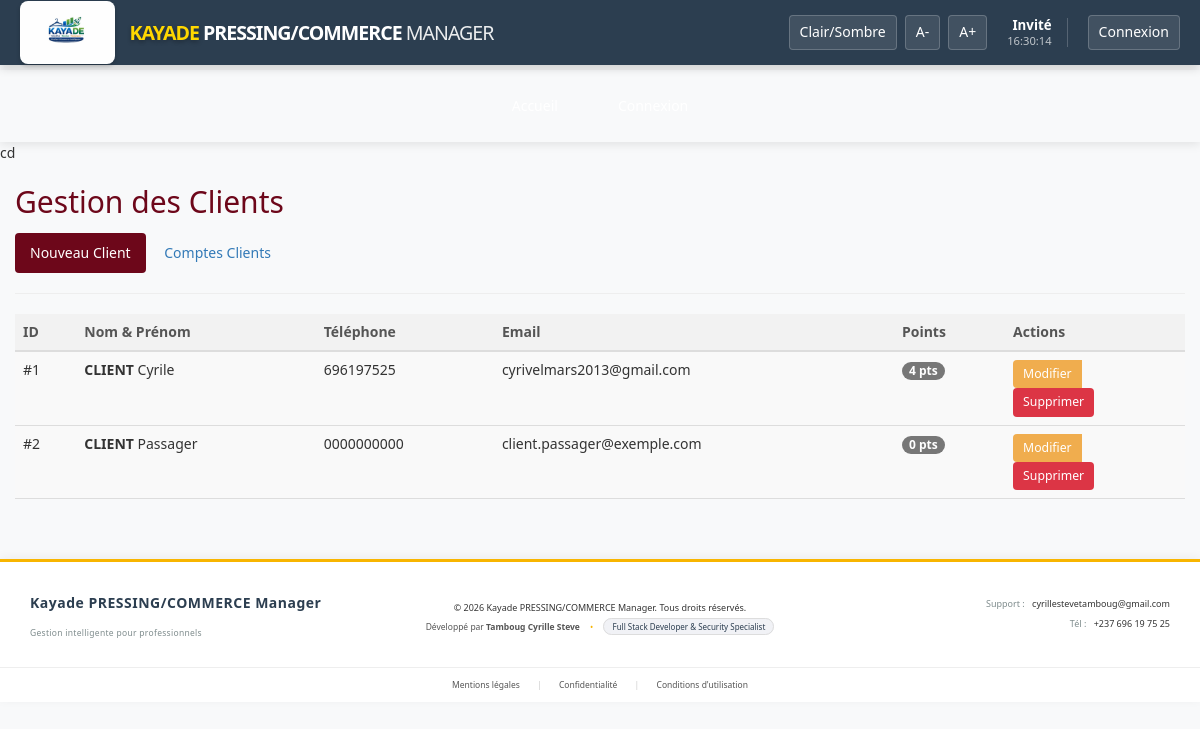
Before: /pages/clients/index.php with the older database file.
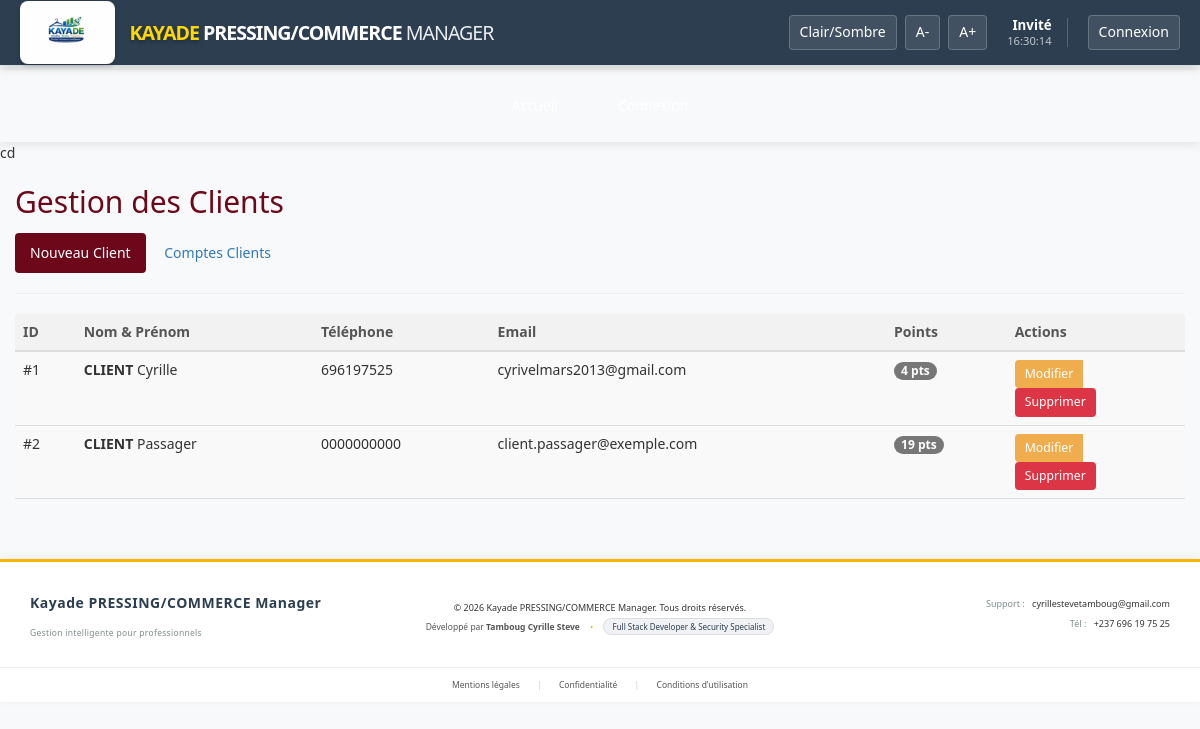
After: the same page with the newer database file.
### tables this page shows
CREATE TABLE `clients` (
  `id_client` int(11) NOT NULL,
  `id_parrain` int(11) DEFAULT NULL,
  `nom_client` varchar(100) NOT NULL,
  `prenom_client` varchar(100) DEFAULT NULL,
  `telephone` varchar(20) NOT NULL,
  `email` varchar(100) DEFAULT NULL,
  `adresse` text DEFAULT NULL,
  `date_inscription` timestamp NOT NULL DEFAULT current_timestamp(),
  `points_fidelite` int(11) DEFAULT 0,
  `remise_speciale` decimal(5,2) DEFAULT 0.00,
  `notes` text DEFAULT NULL,
  `est_actif` tinyint(1) DEFAULT 1,
  `id_agence` int(11) DEFAULT NULL
);

### fonctions/gestion_clients.php (called while the page is built, shortened)
<?php
function listerClients($pdo) {
    try {
        $sql = "SELECT * FROM clients WHERE est_actif = 1 ORDER BY nom_client ASC, prenom_client ASC";
        return $pdo->query($sql)->fetchAll(PDO::FETCH_ASSOC);
    } catch (PDOException $e) {
        error_log("Erreur listerClients : " . $e->getMessage());
        return [];
    }
}

### pages/clients/index.php (the view, shortened to what this page needs)
<?php
require_once '../../fonctions/database.php';
require_once '../../fonctions/gestion_clients.php';
$clients = [];
try {
    $clients = listerClients($pdo);
} catch (Exception $e) {
    $message = "Erreur : " . $e->getMessage();
    $message_type = 'danger';
}
include '../../templates/header.php';
include '../../templates/navigation.php';
?>
<div class="container-fluid mt-4">
    <div class="d-flex justify-content-between align-items-center mb-4">
        <h2><i class="fas fa-users"></i> Gestion des Clients</h2>
        <div>
            <a href="ajouter_client.php" class="btn btn-primary">
                Nouveau Client
            </a>
            <a href="comptes_gestion.php" class="btn btn-outline-secondary">
                Comptes Clients
            </a>
        </div>
    </div>
    <hr>
    <div class="card shadow-sm">
        <div class="card-body p-0">
            <table class="table table-hover table-striped mb-0">
                <thead class="table-dark">
                    <tr>
                        <th class="ps-3">ID</th>
                        <th>Nom & Prénom</th>
                        <th>Téléphone</th>
                        <th>Email</th>
                        <th>Points</th>
                        <th class="text-center">Actions</th>
                    </tr>
                </thead>
                <tbody>
                    <?php if (!empty($clients)): ?>
                        <?php foreach ($clients as $client): ?>
                            <tr>
                                <td class="ps-3">#<?= htmlspecialchars($client['id_client']); ?></td>
                                <td>
                                    <strong><?= htmlspecialchars(strtoupper($client['nom_client'])); ?></strong>
                                    <?= htmlspecialchars($client['prenom_client']); ?>
                                </td>
                                <td><?= htmlspecialchars($client['telephone']); ?></td>
                                <td><?= htmlspecialchars($client['email'] ?: 'Non renseigné'); ?></td>
                                <td><span class="badge bg-info text-dark"><?= $client['points_fidelite'] ?? 0; ?> pts</span></td>
                                <td class="text-center">
                                    <div class="btn-group">
                                        <a href="modifier_client.php?id=<?= $client['id_client']; ?>"
                                           class="btn btn-warning btn-sm" title="Modifier">
                                           Modifier
                                        </a>
                                        <form action="index.php" method="POST" class="d-inline"
                                              onsubmit="return confirm('Supprimer définitivement ce client ?');">
                                            <button type="submit" class="btn btn-danger btn-sm" title="Supprimer">
                                               Supprimer
                                            </button>
                                        </form>
                                    </div>
                                </td>
                            </tr>
                        <?php endforeach; ?>
                    <?php endif; ?>
                </tbody>
            </table>
        </div>
    </div>
</div>
<?php include '../../templates/footer.php'; ?>

Changed rows visible on the page:
changed clients "cyrivelmars2013@gmail.com": prenom_client "Cyrile" → "Cyrille"
changed clients "Passager": points_fidelite "0" → "19"
